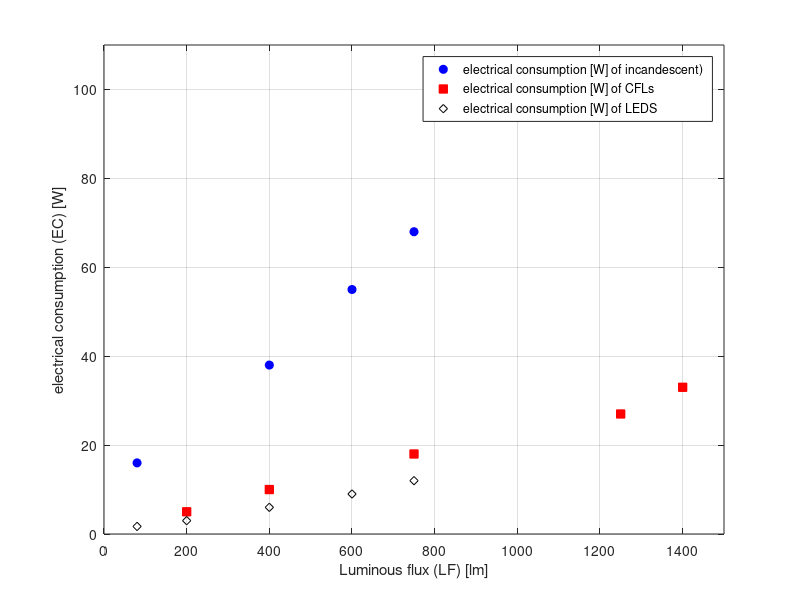

Reproduce this figure in MATLAB.
% Ella Schafer  ENGR-1410 126   3/30/23

%% Problem Statement
% There is currently an effort in the United States to replace incandescent 
% light bulbs with more energy-efficient technologies, including compact 
% fluorescent lights (CFLs) and light-emitting diodes (LEDs). 
% The lumen [lm] is the SI unit of luminous flux, a measure of 
% the perceived power of light. Luminous flux is adjusted to reflect
% the varying sensitivity of the human eye to different wavelengths of light.

% To test the power usage, you run an experiment and measure the following data.
% Create a proper plot of these data, with electrical consumption (EC) on the ordinate.

%% Housekeeping
clc;clear;clear all;

%% Variables to be used
% Input
% Flux_i - Luminous flux [lm] for incandescents
% Flux_c - Luminous flux [lm] for CFLs
% Flux_L - Luminous flux [lm] for LEDs

% incandescent - electrical consumption [W] of incandescents
% cfl - electrical consumption [W] of CFLs
% leds - electrical consumption [W] of LEDS

%% Program
% Start writing your program here

%% initializing data
Flux_i=[80, 400, 600, 750, 1400]; % [lm] takes values fom the table that correlate with the LF of incandescent
Flux_c=[200, 400, 750, 1250, 1400]; % [lm] takes the LF values of CFL bulbs
Flux_L=[80, 200, 400, 600, 750]; % [lm] takes the LF values for LED bulbs

incandescent=[16, 38, 55, 68, 105]; % [W] takes the EC values of Incandescent bulbs
cfl=[5, 10, 18, 27, 33]; % [W] takes EC values of CFL
leds=[1.7, 3, 6, 9, 12]; % [W] EC values of LED lights

%% Creating a figure
figure('Color','w') % creates a figure with a white background

%% Ploting the data
plot(Flux_i,incandescent,'ob','MarkerFaceColor','b');hold on; % plots incandescent data, 
% ob=blue circles, and marker face color b turns the face solid blue, hold
% on keeps the plots on the same graph

plot(Flux_c,cfl,'sr','MarkerFaceColor','r'); hold on; %plots CFL data,
% sr=red square, marker face color r turns the face solid red, hold on
% keeps the graphs in the same figure

plot(Flux_L,leds,'dk') %plots the led data, dk=black diamonds

%% Legend creation
legend('electrical consumption [W] of incandescent)', ...
    'electrical consumption [W] of CFLs','electrical consumption [W] of LEDS') % adds a legend

%% axsis labeling and management
xlim([0,1500])% sets the max and min x values
ylim([0,110])% sets y min and max

xlabel('Luminous flux (LF) [lm]') % labels the x-axis
ylabel('electrical consumption (EC) [W]') % labels the y-axis

%% grids
grid on; % adds a grid to the graph